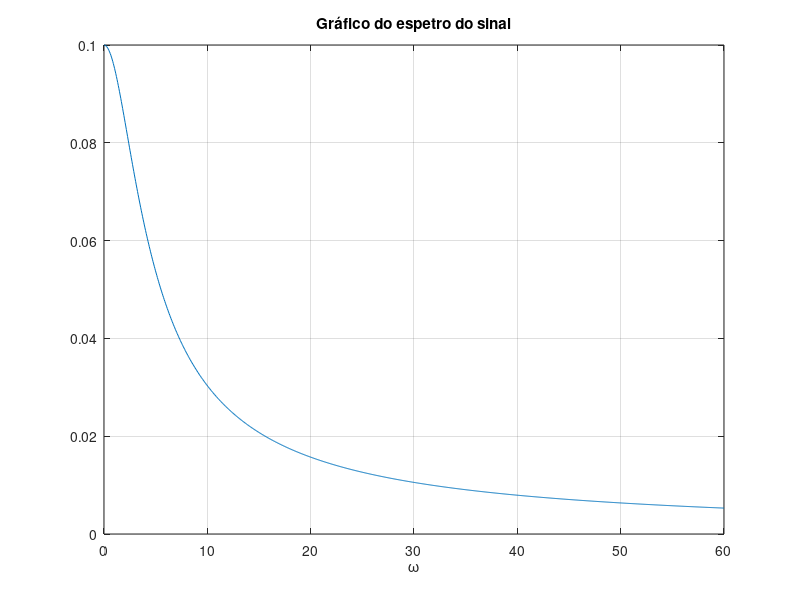
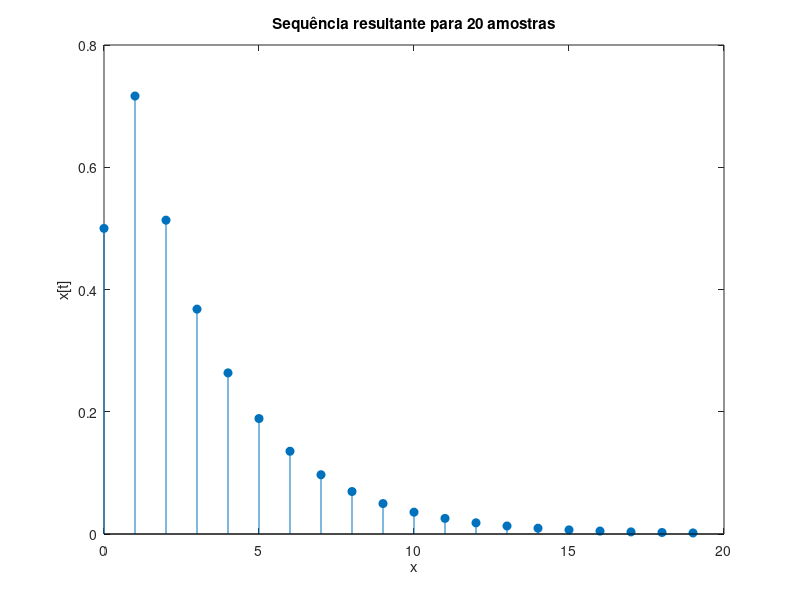
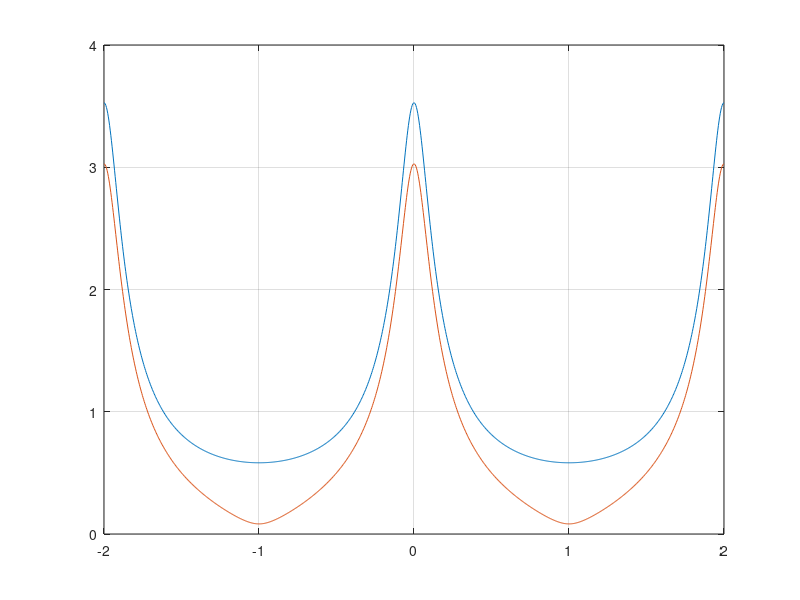

MATLAB code to generate these figures, in order:
%%
clear, close all

a=10; 
fs=30; % Mais o fs, menor será o efeito aliasing
T=1/fs;

% a)
w=linspace(0,60*pi,1000);
Xc=1./(a+1j*w);
figure
plot(w/pi,  abs(Xc)), grid, xlabel('\omega'), title('Gráfico do espetro do sinal');
%%  b)
clc

n=0:19;
x=exp(-a*n*T);
x(1)=1/2;
figure
stem(n,x, 'filled'), xlabel('x'), ylabel('x[t]'), title('Sequência resultante para 20 amostras');
%% c)
clc

alfa=exp(-1/3);
W=linspace(-2*pi,2*pi,1001);
Xd= 1./(1-alfa*exp(-1j*W));
figure
plot(W/pi, abs(Xd), W/pi, abs(Xd-1/2)), grid